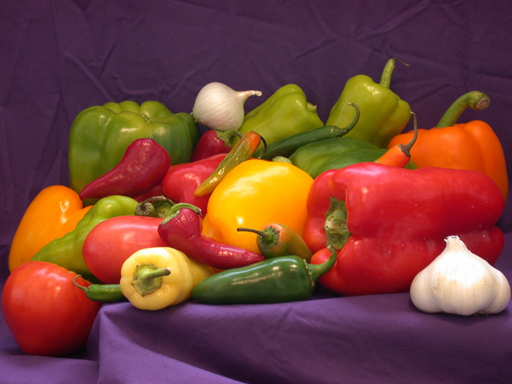
%> input picture Image processing/peppers.png, 512 x 384 px
$ octave image_processing.m   (GNU Octave 9; MATLAB toolbox functions it lacks are replaced by stand-ins)
%> lines starting %> are read from the running program, lines starting %| are printed output that depends on the picture; in (x1, y1, x2, y2) boxes, pixels count from 0 and x2, y2 are one past the last pixel; in counts of white or black regions, pixels touching at a corner belong together; the program's own positions count from 1
peppers_img=imread('peppers.png');
%> peppers_img is the input picture: size 384x512x3 uint16; mean R, G, B 30979.8, 17130.7, 14964

%-----------------------------------------------------------------------

%Extracting the three color components

red_component=peppers_img(:,:,1);%red component of the image
green_component=peppers_img(:,:,2);%green component of the image
blue_component=peppers_img(:,:,3);%red component of the imageSeS

%---------------------------------------------------------------------

%Creating a black image

Black= zeros(size(peppers_img,1),size(peppers_img,2));

%---------------------------------------------------------------------

%Creating colored images of the image

red_image =cat(3,red_component,Black,Black);
green_image =cat(3,Black,green_component,Black);
blue_image =cat(3,Black,Black,blue_component);

%---------------------------------------------------------------------

%Displaying color components

subplot(1,3,1)
imshow (red_image)
fontsize= 18;
title('Red component');
subplot(1,3,2)
imshow (green_image)
fontsize= 18;
title('Green component');

subplot(1,3,3)
imshow (blue_image)
fontsize= 18;
title('Blue component');

%-----------------------------------------------------------

%getting a gray image out of the original one
grey_image=rgb2gray(peppers_img);

%-----------------------------------------------------------

%Converting image components into double
 Red_double=im2double(red_component);
 Blue_double=im2double(blue_component);
 Green_double=im2double(green_component);
 Gray_double= im2double(grey_image);

 %---------------------------------------------------------

%Edge Detection
Edge_Detection_kernel=[
    0   0   0    0    -1  0   0   0  0
    0   0   0    0,  -1  ,0   0   0  0 ;
    0   0   0    0   -1   0   0   0  0;
    0   0   0    0   -1   0   0   0  0;
   -1  -1  -1   -1   16  -1  -1  -1 -1;
    0   0   0    0   -1   0   0   0  0 ;
    0   0   0    0   -1   0   0   0  0 ;
    0   0   0    0   -1   0   0   0  0;
    0   0   0    0   -1   0   0   0  0 ];


%--------------------------

%Edge detection for a gray image

Gray_edge_detection = conv2( Gray_double,Edge_Detection_kernel);
figure;
imshow(Gray_edge_detection);

%--------------------------
%Edge detection for the original image
figure;
Red_edge_detectioned_image=conv2(Red_double,Edge_Detection_kernel);
Blue_edge_detectioned_image=conv2(Blue_double,Edge_Detection_kernel);
Green_edge_detectioned_image=conv2(Green_double,Edge_Detection_kernel);

Img_processed =cat(3,Red_edge_detectioned_image,Green_edge_detectioned_image,Blue_edge_detectioned_image);
imshow(Img_processed);


%--------------------------------------------------------


%Sharpining image

Sharpening_Kernel =[0   0   0    0   -1   0   0   0  0 ;
    0   0   0    0,  -1  ,0   0   0  0 ;
    0   0   0    0   -1   0   0   0  0 ;
    0   0   0    0   -1   0   0   0  0 ;
   -1  -1  -1   -1   17  -1  -1  -1 -1 ;
    0   0   0    0   -1   0   0   0  0 ;
    0   0   0    0   -1   0   0   0  0 ;
    0   0   0    0   -1   0   0   0  0 ;
    0   0   0    0   -1   0   0   0  0 ];


%----------------------------

%%Sharpening the gray image

Gray_sharpened_image = conv2( Gray_double,Sharpening_Kernel);
figure;
imshow(Gray_sharpened_image);

%------------------------------

%%Sharping the original image

figure;
Red_sharpened_image=conv2(Red_double,Sharpening_Kernel);
Blue_sharpened_image=conv2(Blue_double,Sharpening_Kernel);
Green_sharpened_image=conv2(Green_double,Sharpening_Kernel);

Sharpened_image =cat(3,Red_sharpened_image,Green_sharpened_image,Blue_sharpened_image);
imshow(Sharpened_image);


%--------------------------------------------------------------


% Bluring image

Bluring_kernel=(1/100 )*ones(10,10);

%------------------------

%Bluring the gray image
Blured_gray_image = conv2( Gray_double,Bluring_kernel);
figure;
imshow(Blured_gray_image);

%-------------------------

%Bluring the original image

figure;

Blured_red_image=conv2(Red_double,Bluring_kernel);
Blured_blue_image=conv2(Blue_double,Bluring_kernel);
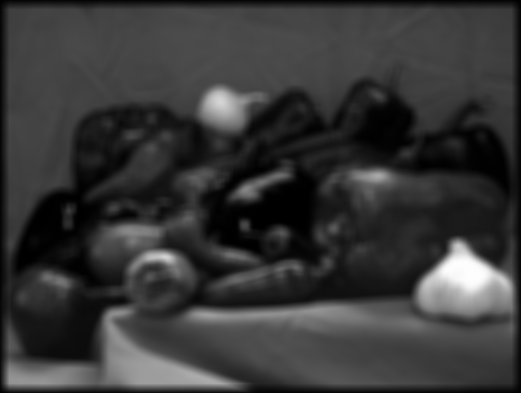
%> Blured_blue_image: size 393x521 double; min 0.00194, max 0.996, mean 0.219
Blured_green_image=conv2(Green_double,Bluring_kernel);
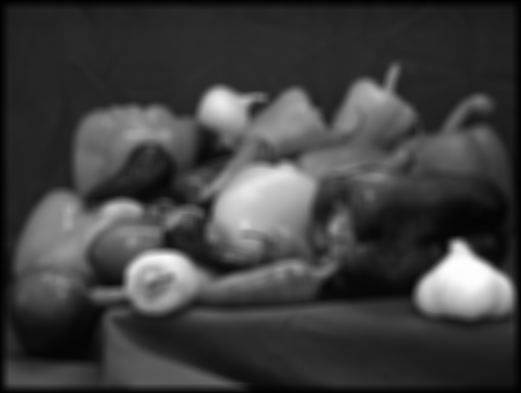
%> Blured_green_image: size 393x521 double; min 0.000906, max 0.995, mean 0.251

Blured_image =cat(3,Blured_red_image,Blured_green_image,Blured_blue_image);
imshow(Blured_image);


%-------------------------------------------------------

%Motion bluring

Motion_bluring_kernel=(1/50)*ones(1,50)

%----------------------------

%Motion blur of gray image

Motion_blured_gray_image = conv2( Gray_double,Motion_bluring_kernel);
figure;
imshow(Motion_blured_gray_image);

%-----------------------------

%Motion blur of the original image


figure;

Motion_blured_red_image=conv2(Red_double,Motion_bluring_kernel);
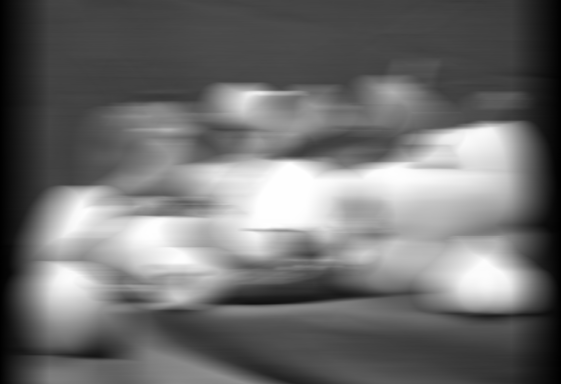
%> Motion_blured_red_image: size 384x561 double; min 0.00273, max 0.997, mean 0.431
Motion_blured_blue_image=conv2(Blue_double,Motion_bluring_kernel);
Motion_blured_green_image=conv2(Green_double,Motion_bluring_kernel);

Motion_blured_image =cat(3,Motion_blured_red_image,Motion_blured_green_image,Motion_blured_blue_image);
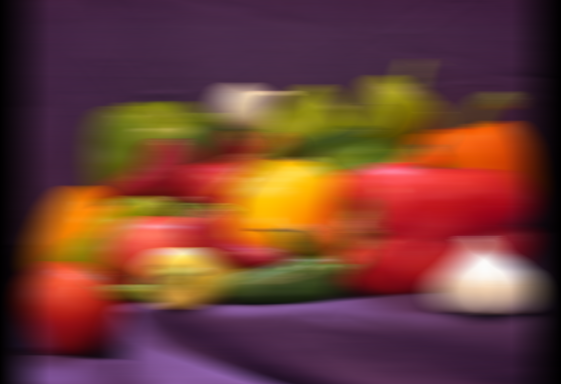
%> Motion_blured_image: size 384x561x3 double; mean R, G, B 0.431, 0.239, 0.208
imshow(Motion_blured_image);

%---------------------------------------------------------------

%Adjusting the size of the motion_bluring kernel to suit the divisioin in
%frequency domain

The_widened_motion_bluring_kernel=zeros(size(Motion_blured_image,1),size(Motion_blured_image,2));
The_widened_motion_bluring_kernel(1,1:50)=Motion_bluring_kernel;
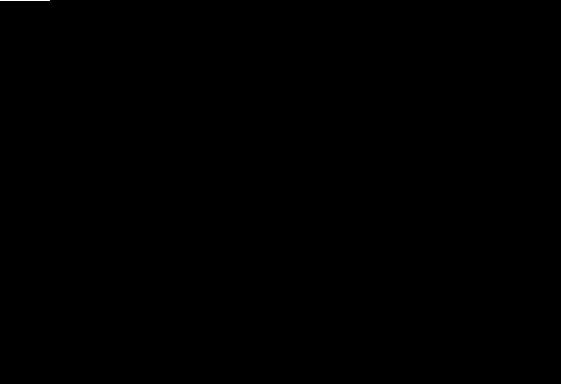
%> The_widened_motion_bluring_kernel: size 384x561 double; values 0 (black) and 0.02 (white), 0.02% white in thin lines or dots, all inside (x1, y1, x2, y2) = (0, 0, 50, 1)


%-------------------------------------------------------------------

%Reconstructing the image from the motion-blured one in frequency domain

%Converting into Fourier domain

Frequency_domain_motion_blured_kernel=fft2(The_widened_motion_bluring_kernel);
Frequency_domain_motion_blured_red_image=fft2(Motion_blured_red_image);
Frequency_domain_motion_blured_blue_image=fft2(Motion_blured_blue_image);
Frequency_domain_motion_blured_green_image=fft2(Motion_blured_green_image);
Frequency_domain_motion_blured_gray_image=fft2(Motion_blured_gray_image);

%---------------------------------------


%Getting the original image in fourier domain


reconstructed_red_in_frequendy_domain=Frequency_domain_motion_blured_red_image./Frequency_domain_motion_blured_kernel;
reconstructed_blue_in_frequency_domain=Frequency_domain_motion_blured_blue_image./Frequency_domain_motion_blured_kernel;
reconstructed_green_in_frequency_domain=Frequency_domain_motion_blured_green_image./Frequency_domain_motion_blured_kernel;
reconstructed_gray_in_frequency_domain=Frequency_domain_motion_blured_gray_image./Frequency_domain_motion_blured_kernel;

%-----------------------------------------

%Getting inverse Fourier Transform of the image

Reconstructed_red=ifft2(reconstructed_red_in_frequendy_domain);
Reconstructed_green=ifft2(reconstructed_green_in_frequency_domain);
Reconstructed_blue=ifft2(reconstructed_blue_in_frequency_domain);
Reconstructed_gray=ifft2(reconstructed_gray_in_frequency_domain);
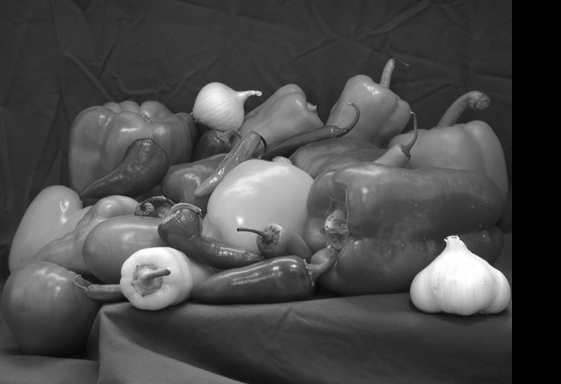
%> Reconstructed_gray: size 384x561 double; min -1.71e-13, max 0.997, mean 0.293; drawn with min black and max white

Reconstructed_gray=Reconstructed_gray(1:384,1:512,:);
%> Reconstructed_gray: size 384x512 double
%------------------------------------------

%The reconstructed image

Reconstructed_image=cat(3,Reconstructed_red,Reconstructed_green,Reconstructed_blue);
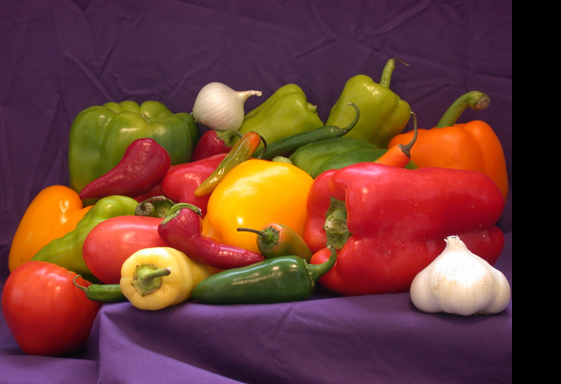
%> Reconstructed_image: size 384x561x3 double; mean R, G, B 0.431, 0.239, 0.208; mean of the top-left, top-right, bottom-left and bottom-right quarters 0.287, 0.244, 0.364, 0.276; drawn with min black and max white

Reconstructed_image=Reconstructed_image(1:384,1:512,:);
%> Reconstructed_image: size 384x512x3 double

%-------------------------------------

%displaying the original image besides the motion_blured and reconstructed
%one

figure;
subplot(1,3,1);
imshow (peppers_img);
fontsize= 18;
title('Original Image');

subplot(1,3,2);
imshow (Motion_blured_image);
fontsize= 18;
title('Motion-Blured  Image');

subplot(1,3,3);
imshow (Reconstructed_image);
fontsize= 18;
title('Reconstructed Image');

figure;
subplot(1,3,1);
imshow (grey_image);
fontsize= 18;
title('Original Gray Image');

subplot(1,3,2);
imshow (Motion_blured_gray_image);
fontsize= 18;
title('Motion-Blured Gray Image');

subplot(1,3,3);
imshow (Reconstructed_gray);
fontsize= 18;
title('Reconstructed Gray Image');


%-------------------------------------------------------------------------%

%--------------------Thank  you doctor Michael----------------------------%
